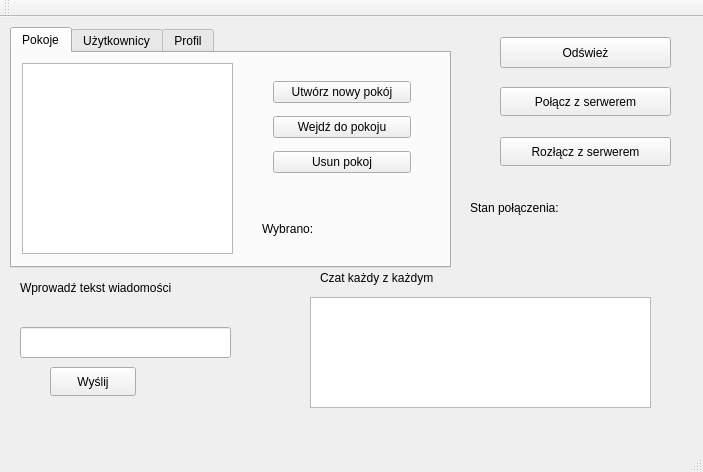
<?xml version="1.0" encoding="UTF-8"?>
<ui version="4.0">
 <class>MainWindow</class>
 <widget class="QMainWindow" name="MainWindow">
  <property name="geometry">
   <rect>
    <x>0</x>
    <y>0</y>
    <width>703</width>
    <height>472</height>
   </rect>
  </property>
  <property name="windowTitle">
   <string>IRC chat</string>
  </property>
  <widget class="QWidget" name="centralWidget">
   <widget class="QTabWidget" name="tabWidget_2">
    <property name="geometry">
     <rect>
      <x>10</x>
      <y>10</y>
      <width>441</width>
      <height>241</height>
     </rect>
    </property>
    <property name="currentIndex">
     <number>0</number>
    </property>
    <widget class="QWidget" name="tabWidget_2Page1">
     <attribute name="title">
      <string>Pokoje</string>
     </attribute>
     <widget class="QWidget" name="verticalLayoutWidget">
      <property name="geometry">
       <rect>
        <x>250</x>
        <y>10</y>
        <width>160</width>
        <height>131</height>
       </rect>
      </property>
      <layout class="QVBoxLayout" name="verticalLayout">
       <item>
        <widget class="QPushButton" name="buttonNewRoom">
         <property name="text">
          <string>Utwórz nowy pokój</string>
         </property>
        </widget>
       </item>
       <item>
        <widget class="QPushButton" name="buttonEnterRoom">
         <property name="text">
          <string>Wejdź do pokoju</string>
         </property>
        </widget>
       </item>
       <item>
        <widget class="QPushButton" name="pushButton_3">
         <property name="text">
          <string>Usun pokoj</string>
         </property>
        </widget>
       </item>
      </layout>
      <zorder>buttonEnterRoom</zorder>
      <zorder>buttonNewRoom</zorder>
      <zorder>pushButton_3</zorder>
     </widget>
     <widget class="QListWidget" name="listWidget">
      <property name="geometry">
       <rect>
        <x>10</x>
        <y>10</y>
        <width>211</width>
        <height>191</height>
       </rect>
      </property>
     </widget>
     <widget class="QLabel" name="label_3">
      <property name="geometry">
       <rect>
        <x>250</x>
        <y>160</y>
        <width>171</width>
        <height>31</height>
       </rect>
      </property>
      <property name="text">
       <string>Wybrano:</string>
      </property>
     </widget>
    </widget>
    <widget class="QWidget" name="tab">
     <attribute name="title">
      <string>Użytkownicy</string>
     </attribute>
     <widget class="QListWidget" name="listWidget_2">
      <property name="geometry">
       <rect>
        <x>10</x>
        <y>10</y>
        <width>221</width>
        <height>191</height>
       </rect>
      </property>
     </widget>
    </widget>
    <widget class="QWidget" name="tab_2">
     <attribute name="title">
      <string>Profil</string>
     </attribute>
     <widget class="QLabel" name="label_4">
      <property name="geometry">
       <rect>
        <x>20</x>
        <y>20</y>
        <width>81</width>
        <height>21</height>
       </rect>
      </property>
      <property name="text">
       <string>Twój profil</string>
      </property>
     </widget>
     <widget class="QLabel" name="label_5">
      <property name="geometry">
       <rect>
        <x>270</x>
        <y>20</y>
        <width>131</width>
        <height>111</height>
       </rect>
      </property>
      <property name="text">
       <string/>
      </property>
     </widget>
     <widget class="QLineEdit" name="lineEdit_login">
      <property name="geometry">
       <rect>
        <x>30</x>
        <y>60</y>
        <width>113</width>
        <height>29</height>
       </rect>
      </property>
      <property name="text">
       <string>login</string>
      </property>
     </widget>
     <widget class="QLineEdit" name="lineEdit_password">
      <property name="geometry">
       <rect>
        <x>30</x>
        <y>100</y>
        <width>113</width>
        <height>29</height>
       </rect>
      </property>
      <property name="text">
       <string>password</string>
      </property>
      <property name="echoMode">
       <enum>QLineEdit::Password</enum>
      </property>
     </widget>
     <widget class="QPushButton" name="pushButton_2">
      <property name="geometry">
       <rect>
        <x>40</x>
        <y>150</y>
        <width>85</width>
        <height>29</height>
       </rect>
      </property>
      <property name="text">
       <string>Zaloguj</string>
      </property>
     </widget>
    </widget>
   </widget>
   <widget class="QPushButton" name="buttonSend">
    <property name="geometry">
     <rect>
      <x>50</x>
      <y>350</y>
      <width>86</width>
      <height>29</height>
     </rect>
    </property>
    <property name="text">
     <string>Wyślij</string>
    </property>
   </widget>
   <widget class="QTextBrowser" name="textBrowser">
    <property name="geometry">
     <rect>
      <x>310</x>
      <y>280</y>
      <width>341</width>
      <height>111</height>
     </rect>
    </property>
   </widget>
   <widget class="QLabel" name="label">
    <property name="geometry">
     <rect>
      <x>20</x>
      <y>260</y>
      <width>191</width>
      <height>21</height>
     </rect>
    </property>
    <property name="text">
     <string>Wprowadź tekst wiadomości</string>
    </property>
   </widget>
   <widget class="QLabel" name="label_2">
    <property name="geometry">
     <rect>
      <x>320</x>
      <y>250</y>
      <width>161</width>
      <height>21</height>
     </rect>
    </property>
    <property name="text">
     <string>Czat każdy z każdym</string>
    </property>
   </widget>
   <widget class="QLineEdit" name="lineEdit">
    <property name="geometry">
     <rect>
      <x>20</x>
      <y>310</y>
      <width>211</width>
      <height>31</height>
     </rect>
    </property>
   </widget>
   <widget class="QPushButton" name="buttonConnect">
    <property name="geometry">
     <rect>
      <x>500</x>
      <y>70</y>
      <width>171</width>
      <height>29</height>
     </rect>
    </property>
    <property name="text">
     <string>Połącz z serwerem</string>
    </property>
   </widget>
   <widget class="QPushButton" name="buttonDisconnect">
    <property name="geometry">
     <rect>
      <x>500</x>
      <y>120</y>
      <width>171</width>
      <height>29</height>
     </rect>
    </property>
    <property name="text">
     <string>Rozłącz z serwerem</string>
    </property>
   </widget>
   <widget class="QLabel" name="labelConnection">
    <property name="geometry">
     <rect>
      <x>470</x>
      <y>180</y>
      <width>181</width>
      <height>21</height>
     </rect>
    </property>
    <property name="text">
     <string>Stan połączenia: </string>
    </property>
   </widget>
   <widget class="QPushButton" name="pushButton">
    <property name="geometry">
     <rect>
      <x>500</x>
      <y>20</y>
      <width>171</width>
      <height>31</height>
     </rect>
    </property>
    <property name="text">
     <string>Odśwież</string>
    </property>
   </widget>
  </widget>
  <widget class="QMenuBar" name="menuBar">
   <property name="geometry">
    <rect>
     <x>0</x>
     <y>0</y>
     <width>703</width>
     <height>26</height>
    </rect>
   </property>
  </widget>
  <widget class="QToolBar" name="mainToolBar">
   <attribute name="toolBarArea">
    <enum>TopToolBarArea</enum>
   </attribute>
   <attribute name="toolBarBreak">
    <bool>false</bool>
   </attribute>
  </widget>
  <widget class="QStatusBar" name="statusBar"/>
 </widget>
 <layoutdefault spacing="6" margin="11"/>
 <resources/>
 <connections/>
</ui>
